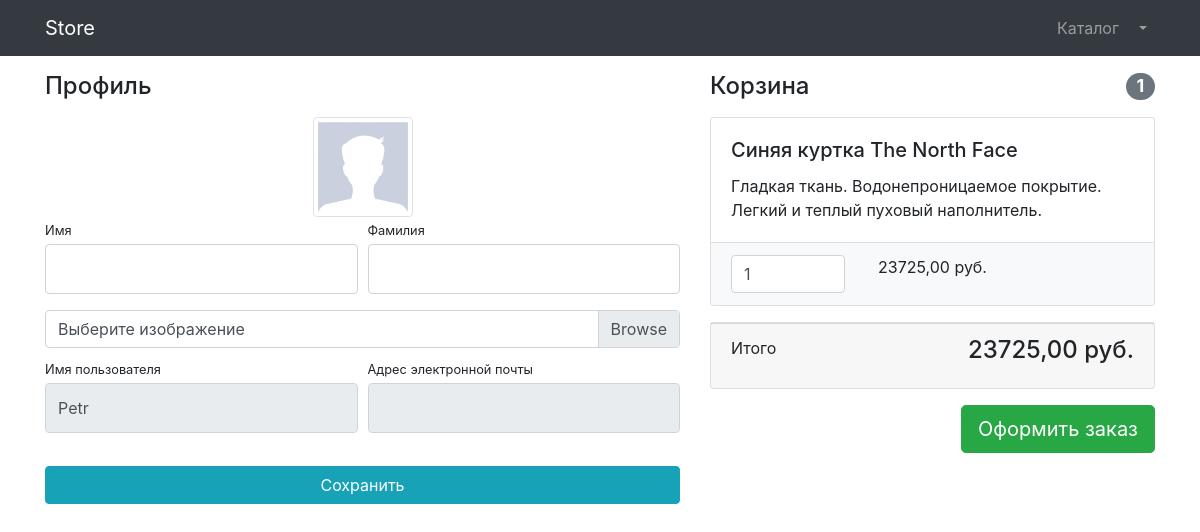
/users/profile/ (signed in), run on the app's committed database.
### users/models.py (models this page shows)
class User(AbstractUser):
    image = models.ImageField(upload_to='users_images', null=True, blank=True)

### products/models.py (models this page shows, shortened)
class Cart(models.Model):
    user = models.ForeignKey(to=User, on_delete=models.CASCADE)
    product = models.ForeignKey(to=Product, on_delete=models.CASCADE)
    quantity = models.PositiveSmallIntegerField(default=0)
    created_timestamp = models.DateTimeField(auto_now_add=True)
    objects = CartQuerySet.as_manager()
    def sum(self):
        return self.product.price * self.quantity

class Product(models.Model):
    name = models.CharField(max_length=256)
    description = models.TextField()
    price = models.DecimalField(max_digits=9, decimal_places=2)
    quantity = models.PositiveIntegerField(default=0)
    image = models.ImageField(upload_to='products_image')
    category = models.ForeignKey(to=ProductCategory, on_delete=models.CASCADE)
    class Meta:
        verbose_name = 'product'
        verbose_name_plural = 'products'

### users/views.py (the view)
# urls.py: path('profile/', profile, name='profile'),
@login_required
def profile(request):
    if request.method == 'POST':
        form = UserProfileForm(instance=request.user, data=request.POST, files=request.FILES)
        if form.is_valid():
            form.save()
            return HttpResponseRedirect(reverse('users:profile'))
        else:
            print(request.error)
    else:
        form = UserProfileForm(instance=request.user)
        carts = Cart.objects.filter(user=request.user)
    context = {'title': 'Store - Профиль',
               'form': form,
               'carts': carts,
               }
    return render(request, 'users/profile.html', context)

### users/forms.py
class UserProfileForm(UserChangeForm):
    first_name = forms.CharField(widget=forms.TextInput(attrs={'class': 'form-control py-4'}))
    last_name = forms.CharField(widget=forms.TextInput(attrs={'class': 'form-control py-4' }))
    image = forms.ImageField(widget=forms.FileInput(attrs={'class': 'custom-file-input'}), required=False)
    username = forms.CharField(widget=forms.TextInput(attrs={'class': 'form-control py-4', 'readonly': True}))
    email = forms.CharField(widget=forms.EmailInput(attrs={'class': 'form-control py-4', 'readonly': True}))
    class Meta:
        model = User
        fields = ('first_name', 'last_name', 'image', 'username', 'email')

### products/models.py (called while the page is built)
    def total_sum(self):
        return sum(cart.sum() for cart in self)

    def total_quantity(self):
        return sum(cart.quantity for cart in self)

### users/templates/users/profile.html (shortened to what this page needs)
{% extends 'products/base.html' %}
{% load static %}
{% block css %}
<link href="{% static 'vendor/css/profile.css' %}" rel="stylesheet">
{% endblock %}
{% block content %}
<div class="container">
    <div class="row">
        <div class="col-lg-7">
            <h4 class="mt-3 mb-3">Профиль</h4>
            <div class="col-lg-12 text-center">
                <img width="100" height="100"
                     src="{% if user.image %} {{ user.image.url }} {% else %} {% static 'vendor/img/users/default_avatar.jpg' %} {% endif %}"
                     class="img-thumbnail">
            </div>
            <form action="{% url 'users:profile' %}" method="post" enctype="multipart/form-data">
                <div class="form-row">
                    <div class="col-lg-6">
                        <div class="form-group">
                            <label class="small mb-1" for="{{ form.first_name.id_for_label }}">Имя</label>
                            {{ form.first_name }}
                        </div>
                    </div>
                    <div class="col-lg-6">
                        <div class="form-group">
                            <label class="small mb-1" for="{{ form.last_name.id_for_label }}">Фамилия</label>
                            {{ form.last_name }}
                        </div>
                    </div>
                </div>
                <div class="form-row mb-2">
                    <div class="col-lg-12">
                        <div class="custom-file">
                            <label class="custom-file-label" for="{{ form.image.id_for_label }}">Выберите
                                изображение</label>
                        </div>
                    </div>
                </div>
                <div class="form-row">
                    <div class="col-lg-6">
                        <label class="small mb-1" for="{{ form.username.id_for_label }}">Имя пользователя</label>
                        {{ form.username }}
                    </div>
                    <div class="col-lg-6">
                        <label class="small mb-1" for="{{ form.email.id_for_label }}">Адрес электронной
                            почты</label>
                        {{ form.email }}
                    </div>
                </div>
                <div class="form-row">
                    <div class="col-lg-12" style="margin-top: 33px;">
                        <input class="btn btn-info btn-block" type="submit" value="Сохранить">
                    </div>
                </div>
            </form>
        </div>
        <div class="col-lg-5">
            {% include 'products/Carts.html' %}
        </div>
    </div>
</div>
{% endblock %}

### products/templates/products/Carts.html (shortened to what this page needs)
{% if carts %}
<h4 class="mt-3 mb-3 d-flex justify-content-between align-items-center mb-3">
    Корзина <span class="badge badge-secondary badge-pill">{{ carts.total_quantity }}</span>
</h4>
{% for cart in carts %}
<div class="card mb-3">
    <div class="card-body">
        <h5 class="card-title">{{ cart.product.name }}</h5>
        <p class="card-text">{{ cart.product.description }}</p>
    </div>
    <ul class="list-group list-group-flush">
        <li class="list-group-item bg-light">
            <div class="row text-center">
                <div class="col-lg-4">
                    <input name="basketID" type="number" class="form-control"
                           value="{{ cart.quantity }}" min="0">
                </div>
                <div class="col-lg-4">{{ cart.sum }} руб.</div>
                <div class="col-lg-4">
                </div>
            </div>
        </li>
    </ul>
</div>
{% endfor %}
<div class="card mb-3">
    <div class="card-footer">
        <p class="float-left">Итого</p>
        <h4 class="float-right">{{ carts.total_sum }} руб.</h4>
    </div>
</div>
<a class="btn btn-success btn-lg float-right" href="../orders/order-create.html">
    Оформить заказ
</a>
{% else %}
<h4 class="mt-3 mb-3 text-center">
    Корзина пуста
</h4>
{% endif %}

### data on the page
User: username "Petr"
Cart: total_quantity "1", product.name "Синяя куртка The North Face", product.description "Гладкая ткань. Водонепроницаемое покрытие. Легкий и теплый пуховый наполнитель.", basketID "1", sum "23725,00", total_sum "23725,00"
